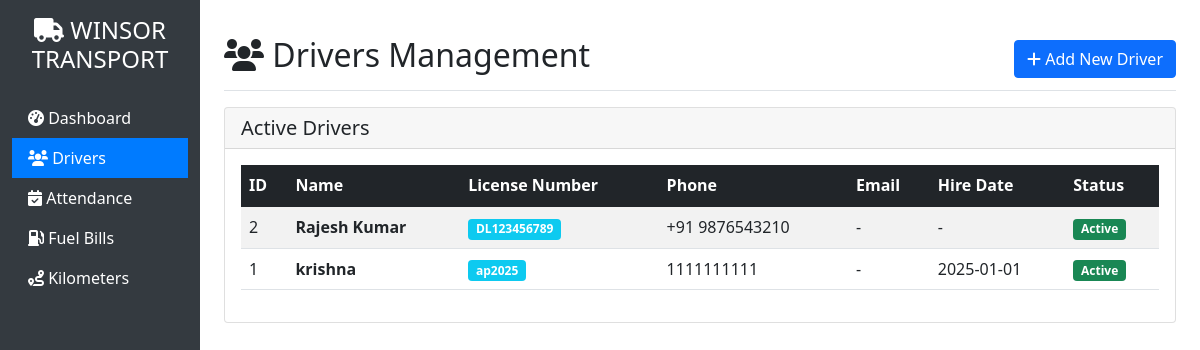
Page /drivers on the committed database.
### tables this page shows
CREATE TABLE drivers
                 (
                     id
                     INTEGER
                     PRIMARY
                     KEY
                     AUTOINCREMENT,
                     name
                     TEXT
                     NOT
                     NULL,
                     license_number
                     TEXT
                     UNIQUE
                     NOT
                     NULL,
                     phone
                     TEXT,
                     email
                     TEXT,
                     hire_date
                     DATE,
                     status
                     TEXT
                     DEFAULT
                     'active'
                 );

### app.py (the view)
@app.route('/drivers')
def drivers():
    conn = sqlite3.connect('car_transport.db')
    c = conn.cursor()
    c.execute("SELECT * FROM drivers WHERE status='active' ORDER BY name")
    drivers_list = c.fetchall()
    conn.close()
    return render_template('drivers.html', drivers=drivers_list)

### templates/drivers.html (shortened to what this page needs)
{% extends "base.html" %}
{% block content %}
<div class="d-flex justify-content-between flex-wrap flex-md-nowrap align-items-center pt-3 pb-2 mb-3 border-bottom">
    <h1 class="h2"><i class="fas fa-users"></i> Drivers Management</h1>
    <div class="btn-toolbar mb-2 mb-md-0">
        <a href="{{ url_for('add_driver') }}" class="btn btn-primary">
            <i class="fas fa-plus"></i> Add New Driver
        </a>
    </div>
</div>
<div class="card">
    <div class="card-header">
        <h5 class="card-title mb-0">Active Drivers</h5>
    </div>
    <div class="card-body">
        {% if drivers %}
        <div class="table-responsive">
            <table class="table table-striped table-hover">
                <thead class="table-dark">
                    <tr>
                        <th>ID</th>
                        <th>Name</th>
                        <th>License Number</th>
                        <th>Phone</th>
                        <th>Email</th>
                        <th>Hire Date</th>
                        <th>Status</th>
                    </tr>
                </thead>
                <tbody>
                    {% for driver in drivers %}
                    <tr>
                        <td>{{ driver[0] }}</td>
                        <td><strong>{{ driver[1] }}</strong></td>
                        <td><span class="badge bg-info">{{ driver[2] }}</span></td>
                        <td>{{ driver[3] or '-' }}</td>
                        <td>{{ driver[4] or '-' }}</td>
                        <td>{{ driver[5] or '-' }}</td>
                        <td>
                            <span class="badge bg-success">{{ driver[6].title() }}</span>
                        </td>
                    </tr>
                    {% endfor %}
                </tbody>
            </table>
        </div>
        {% endif %}
    </div>
</div>
{% endblock %}

### rows in the picture
drivers: id "2", name "Rajesh Kumar", license_number "DL123456789", phone "+91 9876543210", email "-", hire_date "-", status "Active"
drivers: id "1", name "krishna", license_number "ap2025", phone "1111111111", email "-", hire_date "2025-01-01", status "Active"
